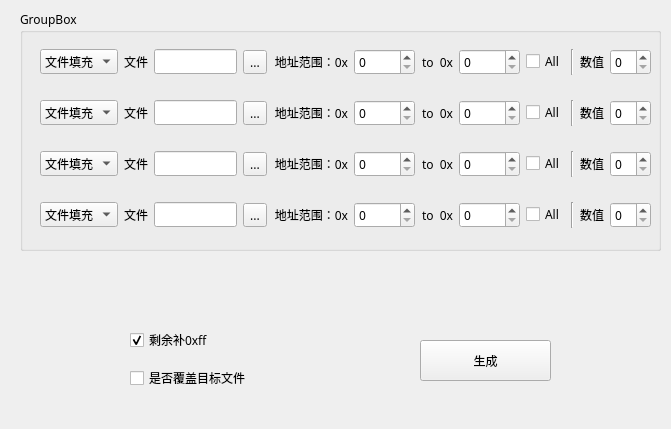
<?xml version="1.0" encoding="UTF-8"?>
<ui version="4.0">
 <class>MainWindow</class>
 <widget class="QMainWindow" name="MainWindow">
  <property name="geometry">
   <rect>
    <x>0</x>
    <y>0</y>
    <width>671</width>
    <height>429</height>
   </rect>
  </property>
  <property name="font">
   <font>
    <family>Agency FB</family>
   </font>
  </property>
  <property name="windowTitle">
   <string>Bin combiner</string>
  </property>
  <widget class="QWidget" name="centralwidget">
   <widget class="QPushButton" name="btnGenerate">
    <property name="geometry">
     <rect>
      <x>420</x>
      <y>340</y>
      <width>131</width>
      <height>41</height>
     </rect>
    </property>
    <property name="text">
     <string>生成</string>
    </property>
   </widget>
   <widget class="QWidget" name="verticalLayoutWidget">
    <property name="geometry">
     <rect>
      <x>130</x>
      <y>320</y>
      <width>160</width>
      <height>80</height>
     </rect>
    </property>
    <layout class="QVBoxLayout" name="verticalLayout">
     <item>
      <widget class="QCheckBox" name="checkBox_2">
       <property name="text">
        <string>剩余补0xff</string>
       </property>
       <property name="checked">
        <bool>true</bool>
       </property>
      </widget>
     </item>
     <item>
      <widget class="QCheckBox" name="checkBox">
       <property name="text">
        <string>是否覆盖目标文件</string>
       </property>
      </widget>
     </item>
    </layout>
   </widget>
   <widget class="QWidget" name="gridLayoutWidget">
    <property name="geometry">
     <rect>
      <x>90</x>
      <y>430</y>
      <width>499</width>
      <height>163</height>
     </rect>
    </property>
    <layout class="QGridLayout" name="gridLayout">
     <item row="2" column="5">
      <widget class="QSpinBox" name="spinAddrInsert">
       <property name="minimum">
        <number>0</number>
       </property>
       <property name="maximum">
        <number>999999999</number>
       </property>
       <property name="singleStep">
        <number>1024</number>
       </property>
       <property name="displayIntegerBase">
        <number>16</number>
       </property>
      </widget>
     </item>
     <item row="3" column="0">
      <widget class="QLabel" name="label_5">
       <property name="acceptDrops">
        <bool>true</bool>
       </property>
       <property name="text">
        <string>源文件</string>
       </property>
      </widget>
     </item>
     <item row="1" column="0">
      <widget class="QLabel" name="label_6">
       <property name="acceptDrops">
        <bool>true</bool>
       </property>
       <property name="text">
        <string>目标文件</string>
       </property>
      </widget>
     </item>
     <item row="4" column="6">
      <widget class="QLabel" name="label_3">
       <property name="text">
        <string>to 0x</string>
       </property>
      </widget>
     </item>
     <item row="4" column="5">
      <widget class="QSpinBox" name="spinAddrStart">
       <property name="enabled">
        <bool>true</bool>
       </property>
       <property name="minimum">
        <number>0</number>
       </property>
       <property name="maximum">
        <number>999999999</number>
       </property>
       <property name="singleStep">
        <number>1024</number>
       </property>
       <property name="displayIntegerBase">
        <number>16</number>
       </property>
      </widget>
     </item>
     <item row="4" column="1">
      <widget class="QPushButton" name="pushButton">
       <property name="sizePolicy">
        <sizepolicy hsizetype="Minimum" vsizetype="Fixed">
         <horstretch>0</horstretch>
         <verstretch>200</verstretch>
        </sizepolicy>
       </property>
       <property name="maximumSize">
        <size>
         <width>16777215</width>
         <height>16777215</height>
        </size>
       </property>
       <property name="text">
        <string>...</string>
       </property>
       <property name="iconSize">
        <size>
         <width>16</width>
         <height>16</height>
        </size>
       </property>
      </widget>
     </item>
     <item row="2" column="3">
      <widget class="QLabel" name="label_2">
       <property name="text">
        <string>0x</string>
       </property>
      </widget>
     </item>
     <item row="4" column="10">
      <widget class="QSpinBox" name="spinAddrStop">
       <property name="minimum">
        <number>0</number>
       </property>
       <property name="maximum">
        <number>999999999</number>
       </property>
       <property name="singleStep">
        <number>1024</number>
       </property>
       <property name="displayIntegerBase">
        <number>16</number>
       </property>
      </widget>
     </item>
     <item row="2" column="0">
      <widget class="QLineEdit" name="lineEditDestFile"/>
     </item>
     <item row="4" column="3">
      <widget class="QLabel" name="label">
       <property name="text">
        <string>0x</string>
       </property>
      </widget>
     </item>
    </layout>
   </widget>
   <widget class="QGroupBox" name="groupBox">
    <property name="geometry">
     <rect>
      <x>20</x>
      <y>10</y>
      <width>641</width>
      <height>241</height>
     </rect>
    </property>
    <property name="title">
     <string>GroupBox</string>
    </property>
    <widget class="QWidget" name="verticalLayoutWidget_2">
     <property name="geometry">
      <rect>
       <x>20</x>
       <y>20</y>
       <width>611</width>
       <height>221</height>
      </rect>
     </property>
     <layout class="QVBoxLayout" name="verticalLayout_2">
      <item>
       <layout class="QHBoxLayout" name="horizontalLayout">
        <item>
         <widget class="QComboBox" name="comMode_1">
          <item>
           <property name="text">
            <string>文件填充</string>
           </property>
          </item>
          <item>
           <property name="text">
            <string>数值填充</string>
           </property>
          </item>
         </widget>
        </item>
        <item>
         <widget class="QLabel" name="labelFile_1">
          <property name="text">
           <string>文件</string>
          </property>
         </widget>
        </item>
        <item>
         <widget class="QLineEdit" name="editFile_1">
          <property name="sizePolicy">
           <sizepolicy hsizetype="Fixed" vsizetype="Fixed">
            <horstretch>20</horstretch>
            <verstretch>0</verstretch>
           </sizepolicy>
          </property>
         </widget>
        </item>
        <item>
         <widget class="QToolButton" name="btnBroswer_1">
          <property name="text">
           <string>...</string>
          </property>
         </widget>
        </item>
        <item>
         <widget class="QLabel" name="labelRang_1">
          <property name="text">
           <string>地址范围：0x</string>
          </property>
          <property name="alignment">
           <set>Qt::AlignRight|Qt::AlignTrailing|Qt::AlignVCenter</set>
          </property>
         </widget>
        </item>
        <item>
         <widget class="QSpinBox" name="spinAddrStart_1">
          <property name="enabled">
           <bool>true</bool>
          </property>
          <property name="sizePolicy">
           <sizepolicy hsizetype="Preferred" vsizetype="Fixed">
            <horstretch>0</horstretch>
            <verstretch>0</verstretch>
           </sizepolicy>
          </property>
          <property name="minimum">
           <number>0</number>
          </property>
          <property name="maximum">
           <number>999999999</number>
          </property>
          <property name="singleStep">
           <number>1024</number>
          </property>
          <property name="displayIntegerBase">
           <number>16</number>
          </property>
         </widget>
        </item>
        <item>
         <widget class="QLabel" name="labelTo_1">
          <property name="text">
           <string>to  0x</string>
          </property>
          <property name="alignment">
           <set>Qt::AlignRight|Qt::AlignTrailing|Qt::AlignVCenter</set>
          </property>
         </widget>
        </item>
        <item>
         <widget class="QSpinBox" name="spinAddrStop_1">
          <property name="sizePolicy">
           <sizepolicy hsizetype="Preferred" vsizetype="Fixed">
            <horstretch>0</horstretch>
            <verstretch>0</verstretch>
           </sizepolicy>
          </property>
          <property name="minimum">
           <number>0</number>
          </property>
          <property name="maximum">
           <number>999999999</number>
          </property>
          <property name="singleStep">
           <number>1024</number>
          </property>
          <property name="displayIntegerBase">
           <number>16</number>
          </property>
         </widget>
        </item>
        <item>
         <widget class="QCheckBox" name="checkAll_1">
          <property name="text">
           <string>All</string>
          </property>
         </widget>
        </item>
        <item>
         <widget class="Line" name="line_1">
          <property name="orientation">
           <enum>Qt::Vertical</enum>
          </property>
         </widget>
        </item>
        <item>
         <widget class="QLabel" name="labelHex_1">
          <property name="text">
           <string>数值</string>
          </property>
          <property name="alignment">
           <set>Qt::AlignRight|Qt::AlignTrailing|Qt::AlignVCenter</set>
          </property>
         </widget>
        </item>
        <item>
         <widget class="QSpinBox" name="spinFillHex_1"/>
        </item>
       </layout>
      </item>
      <item>
       <layout class="QHBoxLayout" name="horizontalLayout_6">
        <item>
         <widget class="QComboBox" name="comMode_6">
          <item>
           <property name="text">
            <string>文件填充</string>
           </property>
          </item>
          <item>
           <property name="text">
            <string>数值填充</string>
           </property>
          </item>
         </widget>
        </item>
        <item>
         <widget class="QLabel" name="labelFile_5">
          <property name="text">
           <string>文件</string>
          </property>
         </widget>
        </item>
        <item>
         <widget class="QLineEdit" name="editFile_6">
          <property name="sizePolicy">
           <sizepolicy hsizetype="Fixed" vsizetype="Fixed">
            <horstretch>20</horstretch>
            <verstretch>0</verstretch>
           </sizepolicy>
          </property>
         </widget>
        </item>
        <item>
         <widget class="QToolButton" name="btnBroswer_6">
          <property name="text">
           <string>...</string>
          </property>
         </widget>
        </item>
        <item>
         <widget class="QLabel" name="labelRang_5">
          <property name="text">
           <string>地址范围：0x</string>
          </property>
          <property name="alignment">
           <set>Qt::AlignRight|Qt::AlignTrailing|Qt::AlignVCenter</set>
          </property>
         </widget>
        </item>
        <item>
         <widget class="QSpinBox" name="spinAddrStart_6">
          <property name="enabled">
           <bool>true</bool>
          </property>
          <property name="sizePolicy">
           <sizepolicy hsizetype="Preferred" vsizetype="Fixed">
            <horstretch>0</horstretch>
            <verstretch>0</verstretch>
           </sizepolicy>
          </property>
          <property name="minimum">
           <number>0</number>
          </property>
          <property name="maximum">
           <number>999999999</number>
          </property>
          <property name="singleStep">
           <number>1024</number>
          </property>
          <property name="displayIntegerBase">
           <number>16</number>
          </property>
         </widget>
        </item>
        <item>
         <widget class="QLabel" name="labelTo_5">
          <property name="text">
           <string>to  0x</string>
          </property>
          <property name="alignment">
           <set>Qt::AlignRight|Qt::AlignTrailing|Qt::AlignVCenter</set>
          </property>
         </widget>
        </item>
        <item>
         <widget class="QSpinBox" name="spinAddrStop_6">
          <property name="sizePolicy">
           <sizepolicy hsizetype="Preferred" vsizetype="Fixed">
            <horstretch>0</horstretch>
            <verstretch>0</verstretch>
           </sizepolicy>
          </property>
          <property name="minimum">
           <number>0</number>
          </property>
          <property name="maximum">
           <number>999999999</number>
          </property>
          <property name="singleStep">
           <number>1024</number>
          </property>
          <property name="displayIntegerBase">
           <number>16</number>
          </property>
         </widget>
        </item>
        <item>
         <widget class="QCheckBox" name="checkAll_6">
          <property name="text">
           <string>All</string>
          </property>
         </widget>
        </item>
        <item>
         <widget class="Line" name="line_6">
          <property name="orientation">
           <enum>Qt::Vertical</enum>
          </property>
         </widget>
        </item>
        <item>
         <widget class="QLabel" name="labelHex_5">
          <property name="text">
           <string>数值</string>
          </property>
          <property name="alignment">
           <set>Qt::AlignRight|Qt::AlignTrailing|Qt::AlignVCenter</set>
          </property>
         </widget>
        </item>
        <item>
         <widget class="QSpinBox" name="spinFillHex_6"/>
        </item>
       </layout>
      </item>
      <item>
       <layout class="QHBoxLayout" name="horizontalLayout_7">
        <item>
         <widget class="QComboBox" name="comMode_7">
          <item>
           <property name="text">
            <string>文件填充</string>
           </property>
          </item>
          <item>
           <property name="text">
            <string>数值填充</string>
           </property>
          </item>
         </widget>
        </item>
        <item>
         <widget class="QLabel" name="labelFile_6">
          <property name="text">
           <string>文件</string>
          </property>
         </widget>
        </item>
        <item>
         <widget class="QLineEdit" name="editFile_7">
          <property name="sizePolicy">
           <sizepolicy hsizetype="Fixed" vsizetype="Fixed">
            <horstretch>20</horstretch>
            <verstretch>0</verstretch>
           </sizepolicy>
          </property>
         </widget>
        </item>
        <item>
         <widget class="QToolButton" name="btnBroswer_7">
          <property name="text">
           <string>...</string>
          </property>
         </widget>
        </item>
        <item>
         <widget class="QLabel" name="labelRang_6">
          <property name="text">
           <string>地址范围：0x</string>
          </property>
          <property name="alignment">
           <set>Qt::AlignRight|Qt::AlignTrailing|Qt::AlignVCenter</set>
          </property>
         </widget>
        </item>
        <item>
         <widget class="QSpinBox" name="spinAddrStart_7">
          <property name="enabled">
           <bool>true</bool>
          </property>
          <property name="sizePolicy">
           <sizepolicy hsizetype="Preferred" vsizetype="Fixed">
            <horstretch>0</horstretch>
            <verstretch>0</verstretch>
           </sizepolicy>
          </property>
          <property name="minimum">
           <number>0</number>
          </property>
          <property name="maximum">
           <number>999999999</number>
          </property>
          <property name="singleStep">
           <number>1024</number>
          </property>
          <property name="displayIntegerBase">
           <number>16</number>
          </property>
         </widget>
        </item>
        <item>
         <widget class="QLabel" name="labelTo_6">
          <property name="text">
           <string>to  0x</string>
          </property>
          <property name="alignment">
           <set>Qt::AlignRight|Qt::AlignTrailing|Qt::AlignVCenter</set>
          </property>
         </widget>
        </item>
        <item>
         <widget class="QSpinBox" name="spinAddrStop_7">
          <property name="sizePolicy">
           <sizepolicy hsizetype="Preferred" vsizetype="Fixed">
            <horstretch>0</horstretch>
            <verstretch>0</verstretch>
           </sizepolicy>
          </property>
          <property name="minimum">
           <number>0</number>
          </property>
          <property name="maximum">
           <number>999999999</number>
          </property>
          <property name="singleStep">
           <number>1024</number>
          </property>
          <property name="displayIntegerBase">
           <number>16</number>
          </property>
         </widget>
        </item>
        <item>
         <widget class="QCheckBox" name="checkAll_7">
          <property name="text">
           <string>All</string>
          </property>
         </widget>
        </item>
        <item>
         <widget class="Line" name="line_7">
          <property name="orientation">
           <enum>Qt::Vertical</enum>
          </property>
         </widget>
        </item>
        <item>
         <widget class="QLabel" name="labelHex_6">
          <property name="text">
           <string>数值</string>
          </property>
          <property name="alignment">
           <set>Qt::AlignRight|Qt::AlignTrailing|Qt::AlignVCenter</set>
          </property>
         </widget>
        </item>
        <item>
         <widget class="QSpinBox" name="spinFillHex_7"/>
        </item>
       </layout>
      </item>
      <item>
       <layout class="QHBoxLayout" name="horizontalLayout_8">
        <item>
         <widget class="QComboBox" name="comMode_8">
          <item>
           <property name="text">
            <string>文件填充</string>
           </property>
          </item>
          <item>
           <property name="text">
            <string>数值填充</string>
           </property>
          </item>
         </widget>
        </item>
        <item>
         <widget class="QLabel" name="labelFile_7">
          <property name="text">
           <string>文件</string>
          </property>
         </widget>
        </item>
        <item>
         <widget class="QLineEdit" name="editFile_8">
          <property name="sizePolicy">
           <sizepolicy hsizetype="Fixed" vsizetype="Fixed">
            <horstretch>20</horstretch>
            <verstretch>0</verstretch>
           </sizepolicy>
          </property>
         </widget>
        </item>
        <item>
         <widget class="QToolButton" name="btnBroswer_8">
          <property name="text">
           <string>...</string>
          </property>
         </widget>
        </item>
        <item>
         <widget class="QLabel" name="labelRang_7">
          <property name="text">
           <string>地址范围：0x</string>
          </property>
          <property name="alignment">
           <set>Qt::AlignRight|Qt::AlignTrailing|Qt::AlignVCenter</set>
          </property>
         </widget>
        </item>
        <item>
         <widget class="QSpinBox" name="spinAddrStart_8">
          <property name="enabled">
           <bool>true</bool>
          </property>
          <property name="sizePolicy">
           <sizepolicy hsizetype="Preferred" vsizetype="Fixed">
            <horstretch>0</horstretch>
            <verstretch>0</verstretch>
           </sizepolicy>
          </property>
          <property name="minimum">
           <number>0</number>
          </property>
          <property name="maximum">
           <number>999999999</number>
          </property>
          <property name="singleStep">
           <number>1024</number>
          </property>
          <property name="displayIntegerBase">
           <number>16</number>
          </property>
         </widget>
        </item>
        <item>
         <widget class="QLabel" name="labelTo_7">
          <property name="text">
           <string>to  0x</string>
          </property>
          <property name="alignment">
           <set>Qt::AlignRight|Qt::AlignTrailing|Qt::AlignVCenter</set>
          </property>
         </widget>
        </item>
        <item>
         <widget class="QSpinBox" name="spinAddrStop_8">
          <property name="sizePolicy">
           <sizepolicy hsizetype="Preferred" vsizetype="Fixed">
            <horstretch>0</horstretch>
            <verstretch>0</verstretch>
           </sizepolicy>
          </property>
          <property name="minimum">
           <number>0</number>
          </property>
          <property name="maximum">
           <number>999999999</number>
          </property>
          <property name="singleStep">
           <number>1024</number>
          </property>
          <property name="displayIntegerBase">
           <number>16</number>
          </property>
         </widget>
        </item>
        <item>
         <widget class="QCheckBox" name="checkAll_8">
          <property name="text">
           <string>All</string>
          </property>
         </widget>
        </item>
        <item>
         <widget class="Line" name="line_8">
          <property name="orientation">
           <enum>Qt::Vertical</enum>
          </property>
         </widget>
        </item>
        <item>
         <widget class="QLabel" name="labelHex_7">
          <property name="text">
           <string>数值</string>
          </property>
          <property name="alignment">
           <set>Qt::AlignRight|Qt::AlignTrailing|Qt::AlignVCenter</set>
          </property>
         </widget>
        </item>
        <item>
         <widget class="QSpinBox" name="spinFillHex_8"/>
        </item>
       </layout>
      </item>
     </layout>
    </widget>
   </widget>
  </widget>
 </widget>
 <resources/>
 <connections/>
</ui>
